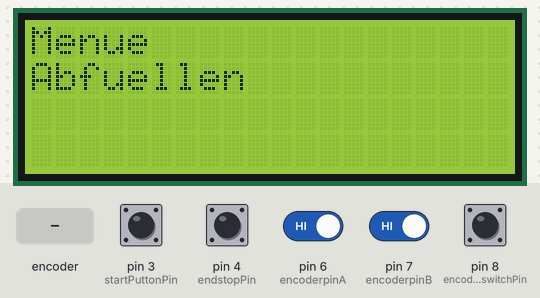
This program was run on a simulated Arduino Nano, built with avr-gcc and run on an emulated ATmega328P. On the bench: 20×4 character LCD. The inputs (shaded band) are chosen by the test bench; at power-on: pin 3 (startPuttonPin), pin 4 (endstopPin), pin 6 (encoderpinA), pin 7 (encoderpinB), pin 8 (encoderswitchPin) HIGH. EEPROM starts erased; what the program prints to the serial monitor is not drawn.

Above: at 4.3 s.
4.4 s: rotary encoder on pin 6 (encoderpinA) / pin 7 (encoderpinB) turned 3 steps (first pin leading)
At 6.1 s:
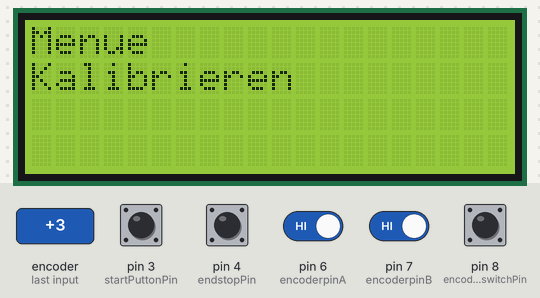
6.5 s: pin 8 (encoderswitchPin) pulsed LOW 2 times (0.12 s each, 0.3 s apart)
At 7.7 s:
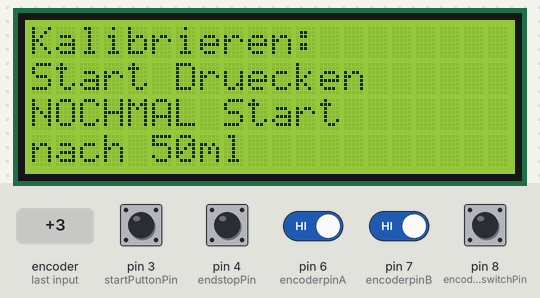
8.6 s: pin 3 (startPuttonPin) pulled LOW for 0.15 s
At 9.7 s:
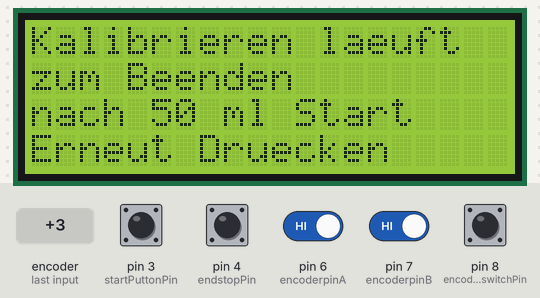
10.3 s: pin 3 (startPuttonPin) pulled LOW for 0.15 s
At 12.5 s:
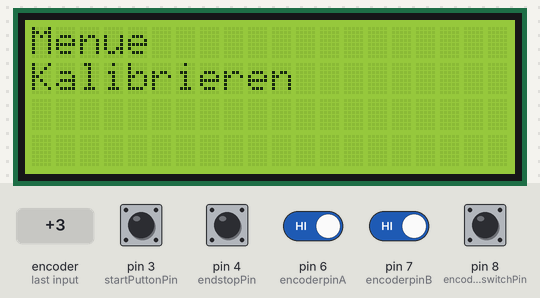
Timing chart, 0 to 14.0 s (numbered marks = the images above; inputs shaded):
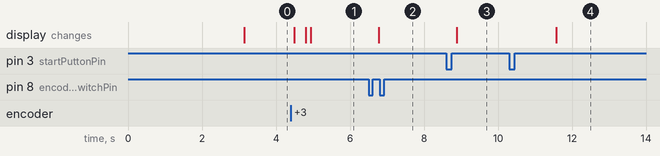

The program:

main.cpp
```cpp
#include <Arduino.h>
#include "LcDi2cDisplay.h"
#include "Hardware.h"
#include "variabelen.h"
#include <EEPROM.h>
  LcDi2cDisplay display;
  Hardware hardware;
//PublicVersion
  int menueItem =0;

  //Kalibriervariabelen
  unsigned long  startzeit=0;
  unsigned long  stopzeit=0;
  unsigned long dauer =0;
  boolean testlauf=false;
  boolean ergebnissanzeige = false;
  boolean speichern = false;
byte by;


   void dauerSpeichern(long lo, int adr){
     Serial.println("in dauerSpeichern " + String(lo));

    for(int i=0;i< 4;i++) {
    by = (lo >> ((3-i)*8)) & 0x000000ff;
    EEPROM.write(adr+i, by);
  }
} // eepromWriteLong

long eepromReadLong(int adr) {
    // long int Wert aus 4 Byte EEPROM lesen
    // Eingabe : adr bis adr+3
    // Ausgabe : long Wert
    //
    // Matthias Busse 23.5.2014 Version 1.0

    long lo=0;

    for(int i=0;i< 3;i++){
      lo += EEPROM.read(adr+i);
     lo = lo << 8;
    }
   lo += EEPROM.read(adr+3);
    return lo;
} // eepromReadLong


  void motorsteuerung(){
  //Motorsteuerung
  if(testlauf ==true && ergebnissanzeige == false){
    display.printDisplay("Kalibrieren laeuft","zum Beenden","nach 50 ml Start","Erneut Druecken");
    //MOTOR AN
  }else{
    //MOTOR AUS
  }
}

 void resetKalVariabelen(){
      startzeit=0;
      stopzeit=0;
      dauer =0;
      testlauf=false;
      ergebnissanzeige = false;
      speichern = false;
      swStartButton=false;
      Serial.println("Variabelen zum Kallibrieren RESETET");
}

void setup() {

  hardware.setRotaryZero();
  Serial.begin(9600);
  systemState =0;
  hardware.OneButtonInit();
  dauerProMl = eepromReadLong(0);
  Serial.println("Boot: DauerproMl: " + String(dauerProMl));
  display.initDisplay();
  //Kalibrationswert auslesen und Temp Speichern


}

void loop() {
  hardware.encoder();

hardware.OneButtonLoop();


//Zeige Menü

if (systemState == 0){
  int anzahlMenuepunkte =1;

 if(rotary>anzahlMenuepunkte){hardware.setRotaryZero();}//Encoder auf 0 wenn mehr als Menuepunkte
 if(rotary <0){rotary=anzahlMenuepunkte;}//Bei werten < Menuepunkte zum letzten springen
  switch (rotary)
  {
  case 0:
    display.printDisplay("Menue", "Kalibrieren","","");

    if (swRotaryEncoder == true){
      systemState=1;
      resetKalVariabelen();
      swRotaryEncoder = false;
    }
    break;
  case 1:
    display.printDisplay("Menue","Abfuellen","","");


  default:

    break;
  }
}

//SystemState1: Kalibrieren
if (systemState == 1)
{
  if (startzeit < 1 && testlauf == false)
  {
    display.printDisplay("Kalibrieren:","Start Druecken","NOCHMAL Start ","nach 50ml");
  }

  motorsteuerung();

  if(swStartButton == true && startzeit<=0){
    startzeit = millis();
    swStartButton = false;
    testlauf = true;
    Serial.println("KlickStart");
    Serial.println("startin1:");
    Serial.println(startzeit);


  }


//Testlauf beendet durch Klick auf den Startbutton
  if (startzeit>0 && swStartButton == true && testlauf == true){
    //MOTOR AUS
    testlauf = false;
    swStartButton = false;
    if (testlauf == false){
      stopzeit = millis();
      dauer = stopzeit-startzeit;
      ergebnissanzeige = true;


    }

  }

 //Ergebniss anzeigen
  if (ergebnissanzeige == true && testlauf == false && speichern == false)
  {
    Serial.println("Ergebn Anzeige");

    display.printDisplay("Kalibrieren BEENDET","50ml in " + String(dauer/1000) +" Sek.", "Speichern= Menue Druecken", "Neustart = Start");
    if(swStartButton == true){
      Serial.println("Neustart d. Messung");
      resetKalVariabelen();
      Serial.println("Neustart");
    }


  }
   if(swRotaryEncoder == true && testlauf == false && dauer >0){
    //Speichern

    swRotaryEncoder = false;
     dauerProMl = dauer/50;
        Serial.println("SpeichernKlickt Dauer: " + String(dauer) +"proMl:  "+  String(dauerProMl) );
     display.printDisplay("GESPEICHERT","1ml in " + String(dauerProMl/1000) + " Sek.", "Zurueck zum Menue", "");
     ergebnissanzeige = false;
     delay(1000);
       Serial.println("GESPEICHERT");
   speichern = true;
   dauerSpeichern(dauerProMl,0);
    dauerProMl = eepromReadLong(0);
  Serial.println("Ausgelesen: " + String(dauerProMl));
   Serial.println("DauerGespeichert: " + String(dauerProMl));
   systemState =0;
  }


}


}
```

Hardware.cpp
```cpp
#include "Hardware.h"
#include <Arduino.h>
#include "variabelen.h"
#include <Encoder.h>
#include "OneButton.h"

 int counter = 0;
 int aState;
 int aLastState;
 int Position = 0;
 int Letzte_Position = LOW;
 int n = LOW;


 //OneButton
 OneButton startButton(startPuttonPin, true);
 OneButton endbutton(endstopPin, true);
 OneButton rottaryButton(encoderswitchPin, true);

Hardware::Hardware(){

}

/* alt da onebutton übernimmt
void Hardware::hardwareschalterInit(){
    //Endschalter
    pinMode(encoderswitchPin, INPUT_PULLUP);
    pinMode(startPuttonPin, INPUT_PULLUP);
    pinMode(encoderswitchPin,INPUT_PULLUP);
}
*/

void Hardware::OneButtonInit(){
    startButton.attachClick(setStartButton);
    endbutton.attachClick(setEndButton);
    rottaryButton.attachClick(setRotaryButton);


}

static void Hardware::setStartButton(){ swStartButton = true;}
static void Hardware::setEndButton(){ swEndstop = true;}
static void Hardware::setRotaryButton(){ swRotaryEncoder = true;}

void Hardware::OneButtonLoop(){
    startButton.tick();
    endbutton.tick();
    rottaryButton.tick();

}


void Hardware::schalterKontrollieren(){
    int readEndstop = digitalRead(endstopPin);
    int readStartButtonpin = digitalRead(startPuttonPin);
    int readEncoderSwitchPin = digitalRead(encoderswitchPin);

    if(readEncoderSwitchPin == LOW){
      //  DispZ1 = "EncoderKlick";
        swRotaryEncoder =true;
    }else{
      //  DispZ1 = "Encoder High";
        swRotaryEncoder = false;
    }

    if(readStartButtonpin == LOW){
     //   DispZ2 = "StartKlick";
        swStartButton = true;

    }else{
      //  DispZ2 = "Start High";
        swStartButton = false;
    }

    if(readEndstop == LOW){
    //    DispZ3 = "EndKlick";
        swEndstop = true;
    }else{
     //   DispZ3 = "End High";
        swEndstop = false;
    }

}

void Hardware::encoder(){

  /*
 aState = digitalRead(encoderpinA); // Reads the "current" state of the outputA
   // If the previous and the current state of the outputA are different, that means a Pulse has occured
   if (aState != aLastState){
     // If the outputB state is different to the outputA state, that means the encoder is rotating clockwise
     if (digitalRead(encoderpinB) != aState) {
       counter ++;
     } else {
       counter --;
     }
    rotary = counter;
    //// Serial.println(counter);
   }
   aLastState = aState; // Updates the previous state of the outputA with the current state
}
*/
  n = digitalRead(encoderpinA); //CLK
  if ((Letzte_Position == LOW) && (n == HIGH)) {
    if (digitalRead(encoderpinB) == LOW) {
      rotary++;
    } else {
      rotary--;
    }
    //rotary=Position;
    Serial.print (Position);
    Serial.print ("|");
    Serial.println (rotary);
  }
Letzte_Position = n;


}
void Hardware::setRotaryZero(){
    rotary =0;
    Serial.println ("Rot =0" + rotary);
}
```

Hardware.h
```cpp
#ifndef Hardware_h
#define Hardware_h
#endif

class Hardware
{
public:
Hardware();
void schalterKontrollieren();
void hardwareschalterInit();
void encoder();
void setRotaryZero();
void OneButtonInit();
void OneButtonLoop();
static void setStartButton();
static void setEndButton();
static void setRotaryButton();
private:


};
```

variabelen.cpp
```cpp
#include "Arduino.h"
#include "variabelen.h"

String DispZ1= "Zeile1";
String DispZ2= "hallo";
String DispZ3= "Nr3";
String DispZ4="Zeile4";
int test =3;
 int encoderswitchPin=8;
 int endstopPin=4;
 int startPuttonPin=3;
  int systemState=0;
int encoderpinA=6;
int encoderpinB=7;
int rotary =0;
unsigned long dauerProMl=0;


//Schalter
 boolean swEndstop;
 boolean swStartButton;
 boolean swRotaryEncoder;
```

variabelen.h
```cpp
#include "Arduino.h"

class variabelen{
};
extern String DispZ1;
extern int test;
extern String DispZ2;
extern String DispZ3;
extern String DispZ4;
extern int encoderswitchPin;
extern int endstopPin;
extern int startPuttonPin;
extern boolean swEndstop;
extern boolean swStartButton;
extern boolean swRotaryEncoder;
extern int systemState;
extern int encoderpinA;
extern int encoderpinB;
extern int rotary;
extern  unsigned long dauerProMl;
```

LcDi2cDisplay.cpp
```cpp
#include "LcDi2cDisplay.h"
#ifndef LcDi2cDisplay_h
#endif
#define LcDi2cDisplay_h
#include <LiquidCrystal_I2C.h>
#include <Arduino.h>
#include <Wire.h>
#include "variabelen.h"

//#endif


unsigned long previousMillis2 = 0;
const long interval = 150;
LiquidCrystal_I2C lcd = LiquidCrystal_I2C(0x27, 20, 4);
//Constructor
LcDi2cDisplay::LcDi2cDisplay(){
}

void LcDi2cDisplay::initDisplay(){

    lcd.init();
    lcd.backlight();
    lcd.noBacklight();
    lcd.backlight();


    lcd.setCursor(0, 0);
    lcd.print("MicroFillingMachine");
    lcd.setCursor(0, 1);
    lcd.print("By F.Ebert 2021");
    lcd.setCursor(0, 2);
    lcd.print("CalValue/1Ml: " + String(dauerProMl));
    //lcd.print(millis() / 1000);
    delay(3000);
}

void LcDi2cDisplay::printDisplay(String z1, String z2, String z3, String z4){
    unsigned long currentMillis = millis();

  if (currentMillis - previousMillis2 >= interval) {
    previousMillis2 = currentMillis;
   lcd.clear();
   lcd.setCursor(0, 0);
   lcd.print(z1);


   lcd.setCursor(0, 1);
   lcd.print(z2);


    //if (z3.length() >1){
        lcd.setCursor(0, 2);
        lcd.print(z3);
  //  }

   lcd.setCursor(0, 3);
   lcd.print(z4);
  }

}
```

LcDi2cDisplay.h
```cpp
#ifndef Lcdi2cDisplay_h
#define Lcdi2cDisplay_h
#include <LiquidCrystal_I2C.h>
#endif
#include <Arduino.h>

class LcDi2cDisplay{
public:
    LcDi2cDisplay();
    /** initDisplay
     * @brief Iniziiert das Display und gibt den Bootscreen aus. Muss in der Setup() aufgerufen werden.
     *
     */
     void initDisplay();
    void printDisplay(String z1, String z2, String z3, String z4);
};
```

Measured:
- after the input at 4.4 s, the display: changes after 0.09 s (image 1)
- after the input at 6.5 s, the display: changes after 0.27 s (image 2)
- after the input at 8.6 s, the display: changes after 0.28 s (image 3)
- after the input at 10.3 s, the display: changes after 1.3 s (image 4)
